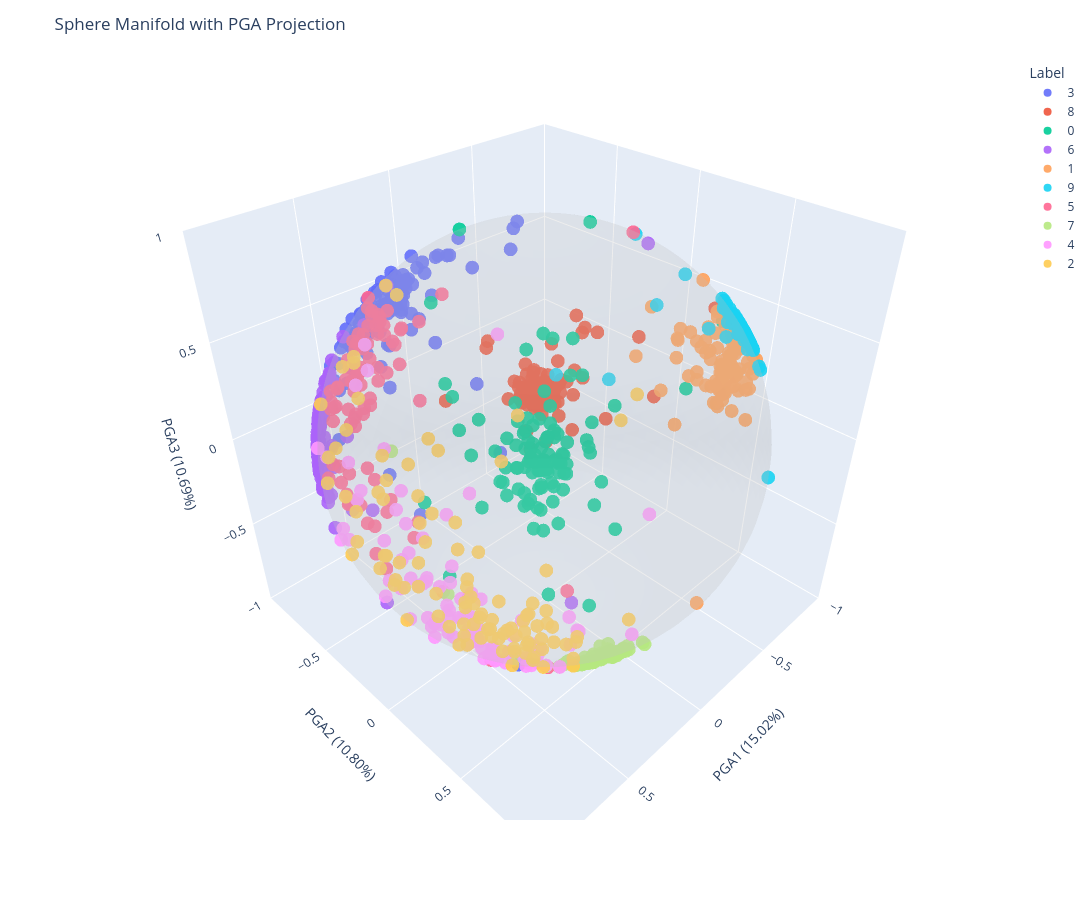

This figure's notebook cell:
### Code cell
import numpy as np
import plotly.express as px
import pandas as pd

pga_3d_sphere = F.normalize(pga_3d, dim=1)
pga_np = pga_3d_sphere.numpy()

df = pd.DataFrame({
    "PGA1": pga_np[:, 0],
    "PGA2": pga_np[:, 1],
    "PGA3": pga_np[:, 2],
    "Label": viz_labels.astype(str)
})

# Tạo mặt cầu
u = np.linspace(0, 100*np.pi/50, 60)
v = np.linspace(0, np.pi, 60)

x = np.outer(np.cos(u), np.sin(v))
y = np.outer(np.sin(u), np.sin(v))
z = np.outer(np.ones_like(u), np.cos(v))

fig = px.scatter_3d(
    df,
    x="PGA1",
    y="PGA2",
    z="PGA3",
    color="Label",
    opacity=0.9
)

fig.add_surface(
    x=x,
    y=y,
    z=z,
    opacity=0.15,
    showscale=False,
    colorscale=[[0, "lightgray"], [1, "lightgray"]]
)

fig.update_layout(
    scene=dict(
        aspectmode="cube",
        xaxis=dict(range=[-1.0, 1.0]),
        yaxis=dict(range=[-1.0, 1.0]),
        zaxis=dict(range=[-1.0, 1.0]),
        xaxis_title=f"PGA1 ({explained_ratio[0]*100:.2f}%)",
        yaxis_title=f"PGA2 ({explained_ratio[1]*100:.2f}%)",
        zaxis_title=f"PGA3 ({explained_ratio[2]*100:.2f}%)",
        camera=dict(
            center=dict(x=0, y=0, z=0),
            eye=dict(x=1.2, y=1.2, z=1.2)
        )
    ),
    width=1100,
    height=900,
    title="Sphere Manifold with PGA Projection"
)

fig.show()
